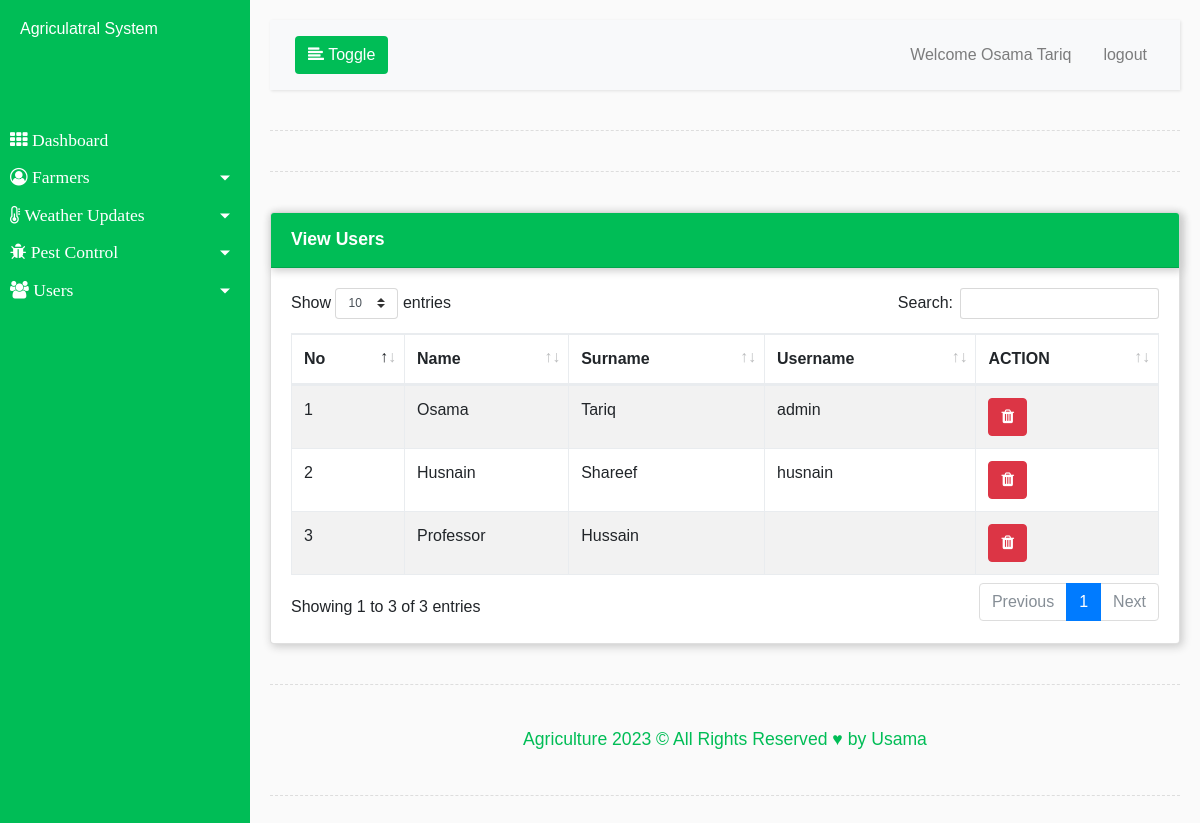
The page /sys/users_view.php (signed in) on the database its author committed.
### tables this page shows
CREATE TABLE `users` (
  `id` int(11) NOT NULL,
  `name` varchar(20) NOT NULL,
  `surname` varchar(20) NOT NULL,
  `username` varchar(20) NOT NULL,
  `password` varchar(64) NOT NULL,
  `type` varchar(10) NOT NULL
);

### sys/users_view.php (the view, shortened to what this page needs)
<?php require_once('../zvinodiwa/database.php');
?>
<!DOCTYPE html>
<html lang="en">
<head>
	<link rel="stylesheet" type="text/css" href="../vendor/bootstrap/css/bootstrap.min.css">
	<link rel="stylesheet" type="text/css" href="../fonts/font-awesome-4.7.0/css/font-awesome.min.css">
	<link rel="stylesheet" type="text/css" href="../fonts/Linearicons-Free-v1.0.0/icon-font.min.css">
	<link rel="stylesheet" type="text/css" href="../vendor/animate/animate.css">
	<link rel="stylesheet" type="text/css" href="../vendor/css-hamburgers/hamburgers.min.css">
	<link rel="stylesheet" type="text/css" href="../vendor/animsition/css/animsition.min.css">
	<link rel="stylesheet" type="text/css" href="../css/style.css">
    <link rel="stylesheet" type="text/css" href="../vendor/Jquery-ui/jquery-ui.min.css">
     <link rel="stylesheet" type="text/css" href="../vendor/DataTables/datatables.min.css">
</head>
    <body>
    <div class="wrapper">
        <?php  include_once ('page-headers.php'); ?>
            <div class="line"></div>
            <div class="line"></div>
            <div class="row">
            <div class="col-md-12 ssm">
            <div class="card">
            <p class="card-header sammac-media">View Users</p>
            <div class="card-body">
              <div id="tabs-4"><table class="table table-striped thead-dark table-bordered table-hover" id="mhishi">
                <thead>
                <tr>
                    <th>No</th>
                    <th>Name</th>
                    <th>Surname</th>
                    <th>Username</th>
                    <th>ACTION</th>
                    </tr>
                </thead>
                    <?php
                     $a=1;
                    $query=mysqli_query($db,"select *from `users` ");
                     while($row=mysqli_fetch_array($query))
                        {
                          ?>
                          <tr>
                              <td><?php echo $a;?></td>
                            <td><?php echo $row['name'];?></td>
                            <td><?php echo $row['surname'];?></td>
                            <td><?php echo $row['username'];?></td>
                             <td>
                  <a href="users_view.php?edited=1&idx=<?php echo $row['id']; ?>"  class="btn btn-danger"><span class="fa fa-trash"></span></a>
                              </td>
                          </tr>
                          <?php
                            $a++;
                      }
                               ?>
                </table> </div>
            </div>
            </div>
            </div>
            </div>
             <div class="line"></div>
                 <footer>
            <p class="text-center sm-sys">
            Agriculture <?php echo date('Y');?> &copy; All Rights Reserved &#9829; by Usama
            </p>
            </footer>
           <div class="line"></div>
        </div>
    </div>
</body>
</html>

### css/style.css (style rules this page uses)
body { font-family: 'Poppins', sans-serif; background: #fafafa; }
p { font-family: 'Poppins', sans-serif; font-size: 1.1em; font-weight: 300; line-height: 1.7em; color: #999; }
a, a:hover, a:focus { color: inherit; text-decoration: none; transition: all 0.3s; }
.sm-sys { color:#00bd56; }
.line { width: 100%; height: 1px; border-bottom: 1px dashed #ddd; margin: 40px 0; }
.wrapper { display: flex; width: 100%; align-items: stretch; }
.sammac-media { background: #00bd56; color:#fff; font-weight: 900; }
.card { box-shadow: 2px 2px 8px 1px #ccc; }
.card-header { box-shadow: 2px 2px 8px 1px #ccc; }

### rows shown on the page
users: name "Osama", surname "Tariq", username "admin"
users: name "Husnain", surname "Shareef", username "husnain"
users: name "Professor", surname "Hussain"

### other values the page prints
$_SESSION['name'] "Osama"
$_SESSION['surname'] "Tariq"
